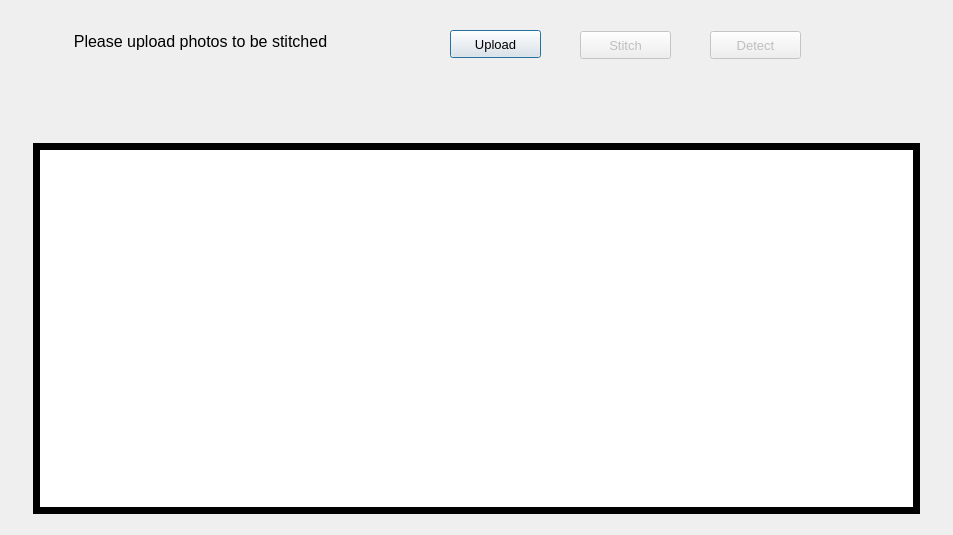
<?xml version="1.0" encoding="UTF-8"?>
<ui version="4.0">
 <class>Stitching</class>
 <widget class="QDialog" name="Stitching">
  <property name="geometry">
   <rect>
    <x>0</x>
    <y>0</y>
    <width>953</width>
    <height>535</height>
   </rect>
  </property>
  <property name="windowTitle">
   <string>Dialog</string>
  </property>
  <widget class="QLabel" name="uploadLabel">
   <property name="geometry">
    <rect>
     <x>20</x>
     <y>21</y>
     <width>361</width>
     <height>41</height>
    </rect>
   </property>
   <property name="font">
    <font>
     <pointsize>12</pointsize>
    </font>
   </property>
   <property name="text">
    <string>Please upload photos to be stitched</string>
   </property>
   <property name="alignment">
    <set>Qt::AlignCenter</set>
   </property>
  </widget>
  <widget class="QPushButton" name="uploadButton">
   <property name="geometry">
    <rect>
     <x>450</x>
     <y>30</y>
     <width>91</width>
     <height>28</height>
    </rect>
   </property>
   <property name="font">
    <font>
     <pointsize>10</pointsize>
    </font>
   </property>
   <property name="text">
    <string>Upload</string>
   </property>
  </widget>
  <widget class="QPushButton" name="stitchButton">
   <property name="enabled">
    <bool>false</bool>
   </property>
   <property name="geometry">
    <rect>
     <x>580</x>
     <y>31</y>
     <width>91</width>
     <height>28</height>
    </rect>
   </property>
   <property name="font">
    <font>
     <pointsize>10</pointsize>
    </font>
   </property>
   <property name="text">
    <string>Stitch</string>
   </property>
  </widget>
  <widget class="QPushButton" name="detectionButton">
   <property name="enabled">
    <bool>false</bool>
   </property>
   <property name="geometry">
    <rect>
     <x>710</x>
     <y>31</y>
     <width>91</width>
     <height>28</height>
    </rect>
   </property>
   <property name="font">
    <font>
     <pointsize>10</pointsize>
    </font>
   </property>
   <property name="text">
    <string>Detect</string>
   </property>
  </widget>
  <widget class="QLabel" name="stitchedLabel">
   <property name="geometry">
    <rect>
     <x>40</x>
     <y>150</y>
     <width>873</width>
     <height>357</height>
    </rect>
   </property>
   <property name="styleSheet">
    <string notr="true">background-color: rgb(255, 255, 255);</string>
   </property>
   <property name="text">
    <string/>
   </property>
   <property name="alignment">
    <set>Qt::AlignCenter</set>
   </property>
  </widget>
  <widget class="QFrame" name="stitchedFrame">
   <property name="geometry">
    <rect>
     <x>33</x>
     <y>143</y>
     <width>887</width>
     <height>371</height>
    </rect>
   </property>
   <property name="styleSheet">
    <string notr="true">background-color: rgb(0, 0, 0);</string>
   </property>
   <property name="frameShape">
    <enum>QFrame::StyledPanel</enum>
   </property>
   <property name="frameShadow">
    <enum>QFrame::Raised</enum>
   </property>
  </widget>
  <widget class="QLabel" name="uploaded">
   <property name="geometry">
    <rect>
     <x>330</x>
     <y>90</y>
     <width>281</width>
     <height>21</height>
    </rect>
   </property>
   <property name="font">
    <font>
     <pointsize>11</pointsize>
    </font>
   </property>
   <property name="text">
    <string/>
   </property>
   <property name="alignment">
    <set>Qt::AlignCenter</set>
   </property>
  </widget>
  <zorder>stitchedFrame</zorder>
  <zorder>uploadLabel</zorder>
  <zorder>uploadButton</zorder>
  <zorder>stitchButton</zorder>
  <zorder>detectionButton</zorder>
  <zorder>stitchedLabel</zorder>
  <zorder>uploaded</zorder>
 </widget>
 <resources/>
 <connections/>
</ui>
